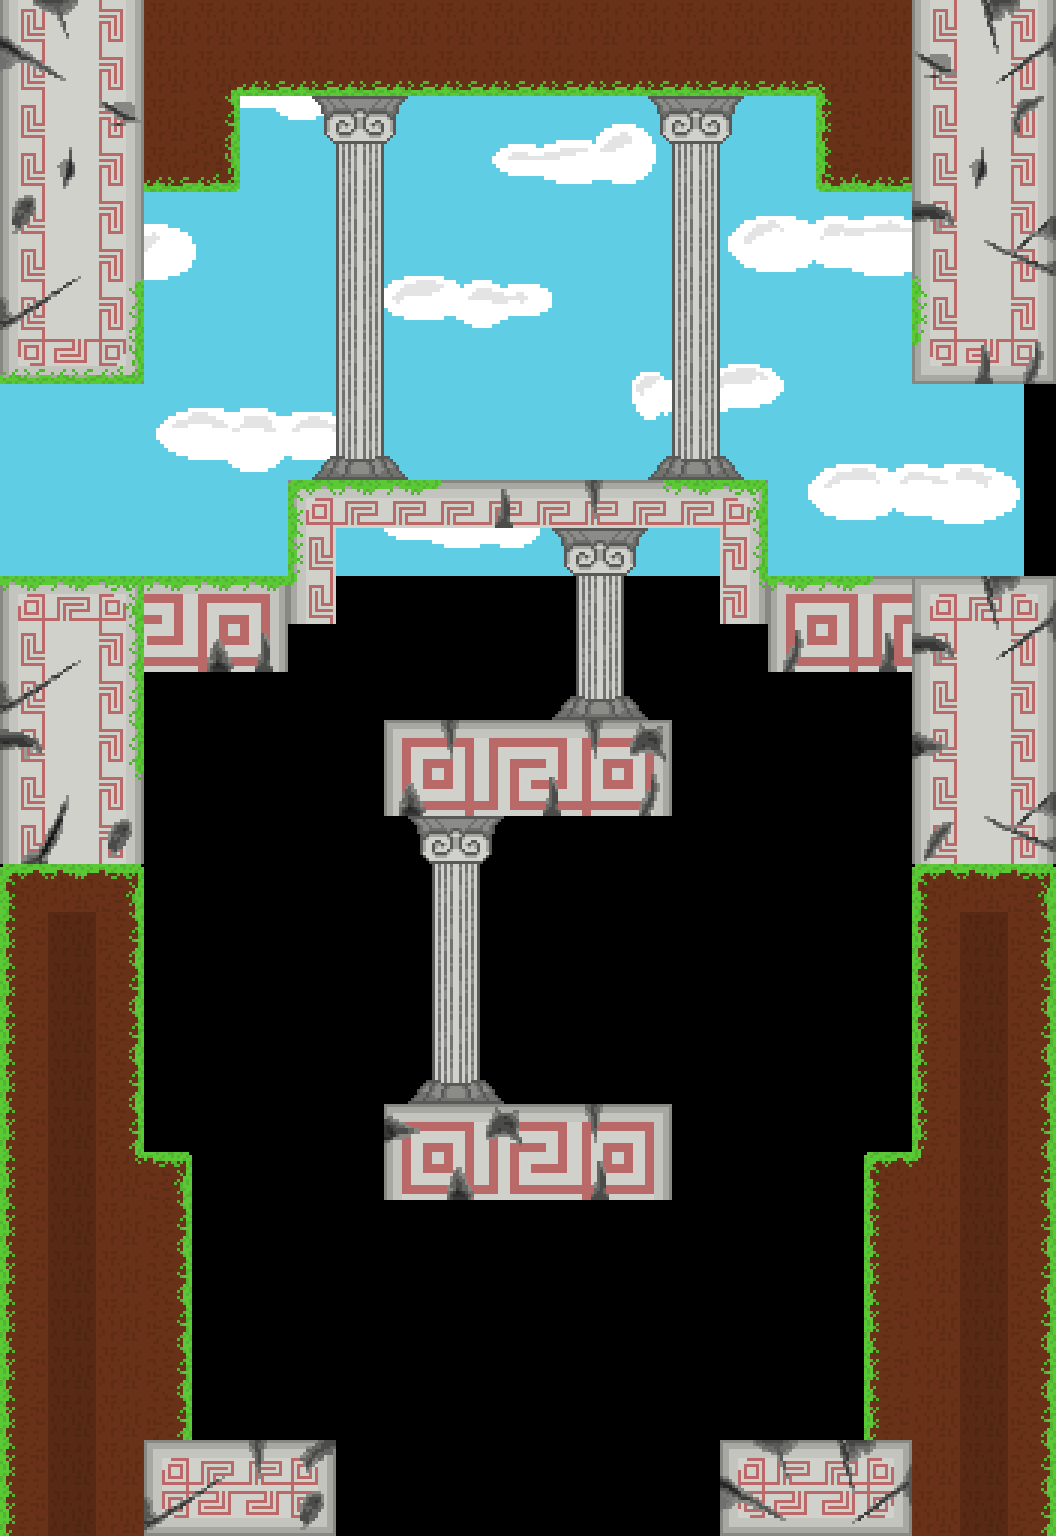

This game map was drawn from its Tiled (.tmx) file and the tilesets committed beside it. A one-line description and the trimmed map source follow:
An orthogonal 22x32 tile map with 48x48 px tiles, 4 tile layers (back_tiles, back_second, front, front_second), 5 tilesets, 1 image layer and 27 objects (3x SpawnPoint, 3x Portal, 2x EnemyDarkCloud, ManaChargePickup).

<map version="1.11" tiledversion="1.11.0" orientation="orthogonal" renderorder="right-down" width="22" height="32" tilewidth="48" tileheight="48" infinite="0" nextlayerid="22" nextobjectid="379">
 <tileset firstgid="1" name="tileset01" tilewidth="48" tileheight="48" tilecount="176" columns="16">
  <image source="../tilesets/tileset01.png" width="768" height="528" />
 </tileset>
 <tileset firstgid="177" name="tileset02" tilewidth="48" tileheight="48" tilecount="121" columns="11">
  <image source="../tilesets/tileset02.png" width="528" height="528" />
 </tileset>
 <tileset firstgid="298" name="tileset03" tilewidth="48" tileheight="48" tilecount="306" columns="17">
  <image source="../tilesets/tileset03.png" width="816" height="864" />
 </tileset>
 <tileset firstgid="604" name="objects" tilewidth="48" tileheight="48" tilecount="64" columns="8">
  <image source="../tilesets/objects.png" width="384" height="384" />
 </tileset>
 <tileset firstgid="668" name="tileset04" tilewidth="48" tileheight="48" tilecount="240" columns="16">
  <image source="../tilesets/tileset04.png" width="768" height="720" />
 </tileset>
 <imagelayer id="17" name="Image Layer 1">
  <image source="../Backgrounds/ground_back.png" width="1024" height="576" />
  <properties>
   <property name="depth" type="int" value="3000" />
   <property name="parallax_x" type="float" value="1" />
   <property name="parallax_y" type="float" value="1" />
   <property name="repeat_y" type="bool" value="true" />
  </properties>
 </imagelayer>
 <layer id="11" name="back_tiles" width="22" height="32">
  <properties>
   <property name="depth" type="int" value="1050" />
   <property name="tileset" type="int" value="4" />
  </properties>
  <data>[704 cells, 286 non-empty, 35 distinct tile ids]</data>
 </layer>
 <layer id="21" name="back_second" width="22" height="32">
  <properties>
   <property name="depth" type="int" value="1000" />
   <property name="tileset" type="int" value="4" />
  </properties>
  <data>[704 cells, 153 non-empty, 52 distinct tile ids]</data>
 </layer>
 <layer id="12" name="front" width="22" height="32">
  <properties>
   <property name="depth" type="int" value="950" />
   <property name="tileset" type="int" value="0" />
  </properties>
  <data>[704 cells, 0 non-empty, 0 distinct tile ids]</data>
 </layer>
 <layer id="20" name="front_second" width="22" height="32">
  <properties>
   <property name="depth" type="int" value="900" />
   <property name="tileset" type="int" value="2" />
  </properties>
  <data>[704 cells, 0 non-empty, 0 distinct tile ids]</data>
 </layer>
 <objectgroup color="#ffaa00" id="16" name="spawnpoints">
  <object id="170" type="SpawnPoint" x="1008" y="384" width="48" height="48">
   <properties>
    <property name="id" type="int" value="1" />
   </properties>
  </object>
  <object id="374" type="SpawnPoint" x="336" y="1488" width="48" height="48">
   <properties>
    <property name="id" type="int" value="2" />
   </properties>
  </object>
  <object id="338" type="SpawnPoint" x="0" y="384" width="48" height="48">
   <properties>
    <property name="id" type="int" value="0" />
   </properties>
  </object>
 </objectgroup>
 <objectgroup id="14" name="objects">
  <object id="376" type="EnemyDarkCloud" x="624" y="432" width="48" height="48" />
  <object id="377" type="EnemyDarkCloud" x="288" y="96" width="48" height="48" />
  <object id="378" type="ManaChargePickup" x="480" y="624" width="48" height="48">
   <properties>
    <property name="id" type="int" value="17" />
    <property name="lore" type="int" value="27" />
    <property name="text" value="Who built this part of the castle?" />
   </properties>
  </object>
 </objectgroup>
 <objectgroup color="#0000ff" id="13" name="walls">
  <properties>
   <property name="isWallLayer" type="bool" value="true" />
  </properties>
  <object id="271" x="144" y="96" width="96" height="96" />
  <object id="318" x="720" y="480" width="48" height="144" />
  <object id="319" x="0" y="576" width="144" height="960" />
  <object id="320" x="912" y="576" width="144" height="960" />
  <object id="346" x="144" y="576" width="144" height="96" />
  <object id="349" x="288" y="480" width="48" height="144" />
  <object id="215" x="816" y="96" width="96" height="96" />
  <object id="218" x="0" y="0" width="144" height="384" />
  <object id="322" x="144" y="0" width="768" height="96" />
  <object id="314" x="768" y="576" width="144" height="96" />
  <object id="340" x="336" y="480" width="384" height="48" />
  <object id="341" x="384" y="720" width="288" height="96" />
  <object id="368" x="144" y="1440" width="192" height="96" />
  <object id="372" x="384" y="1104" width="288" height="96" />
  <object id="370" x="144" y="1152" width="48" height="288" />
  <object id="371" x="864" y="1152" width="48" height="288" />
  <object id="369" x="720" y="1440" width="192" height="96" />
  <object id="339" x="912" y="0" width="144" height="384" />
 </objectgroup>
 <objectgroup color="#00ff00" id="15" name="doors">
  <object id="169" type="Portal" x="1104" y="384" width="48" height="192">
   <properties>
    <property name="horizontal" type="bool" value="false" />
    <property name="id_point" type="int" value="0" />
    <property name="id_room" type="int" value="50" />
   </properties>
  </object>
  <object id="373" type="Portal" x="336" y="1584" width="384" height="48">
   <properties>
    <property name="horizontal" type="bool" value="true" />
    <property name="id_point" type="int" value="3" />
    <property name="id_room" type="int" value="44" />
   </properties>
  </object>
  <object id="337" type="Portal" x="-96" y="384" width="48" height="192">
   <properties>
    <property name="horizontal" type="bool" value="false" />
    <property name="id_point" type="int" value="1" />
    <property name="id_room" type="int" value="48" />
   </properties>
  </object>
 </objectgroup>
</map>
